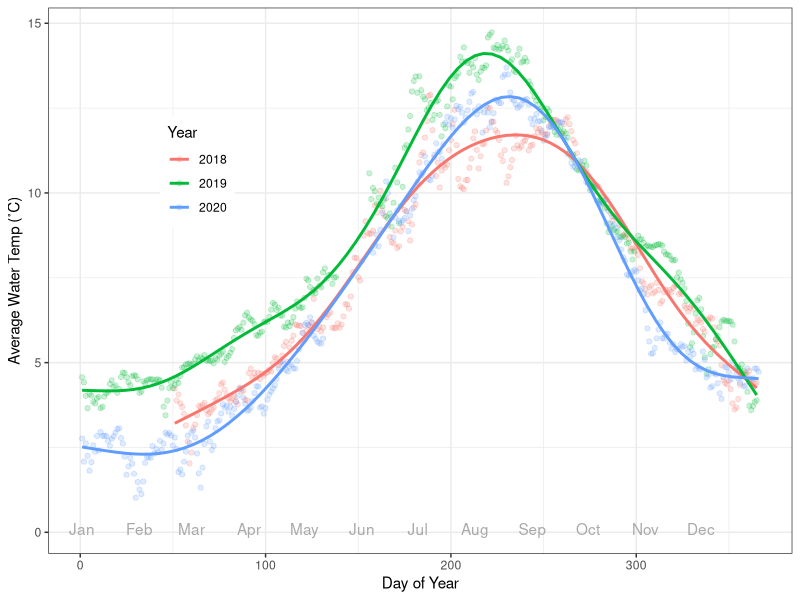
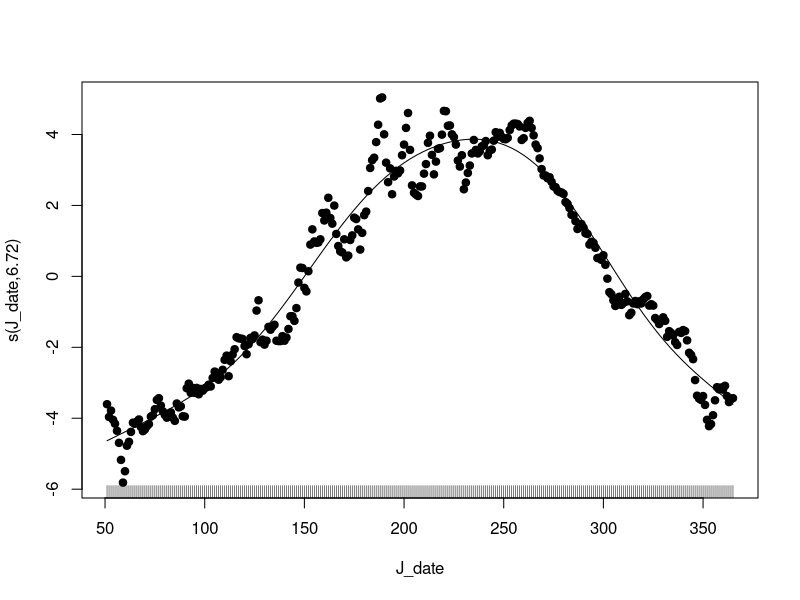
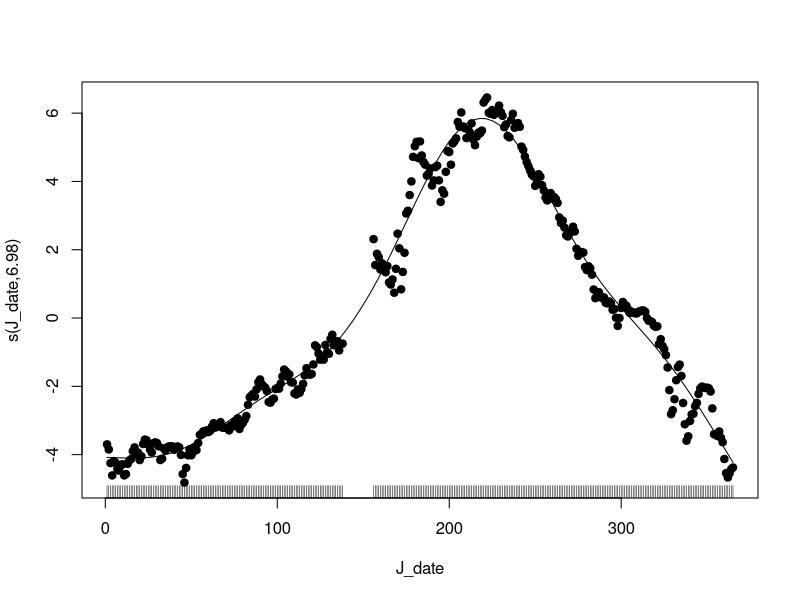
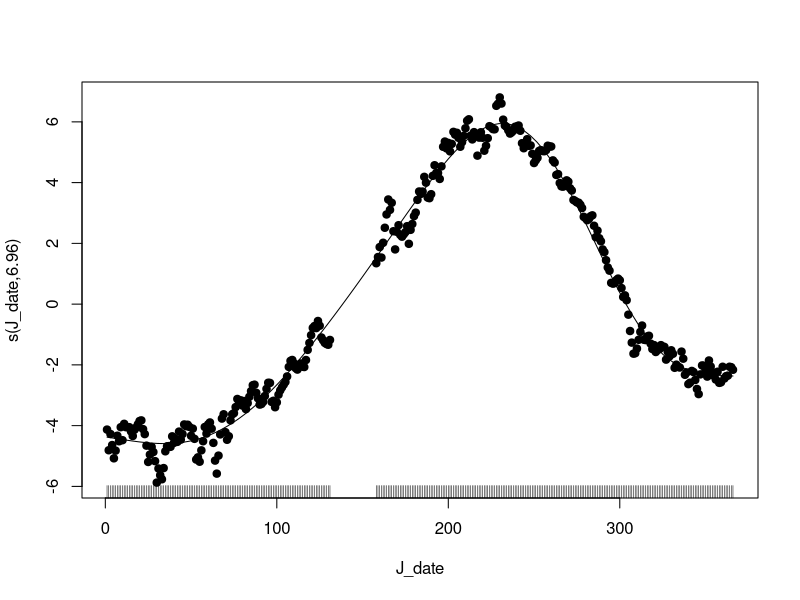
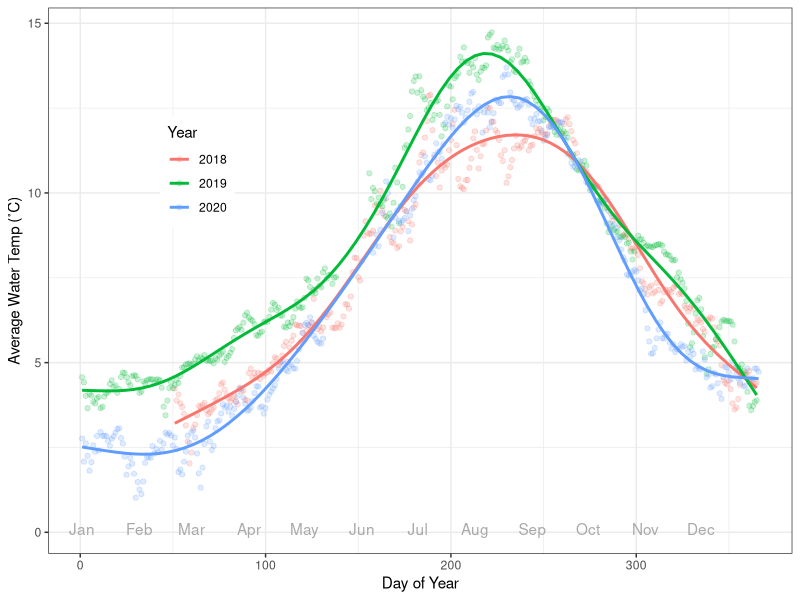
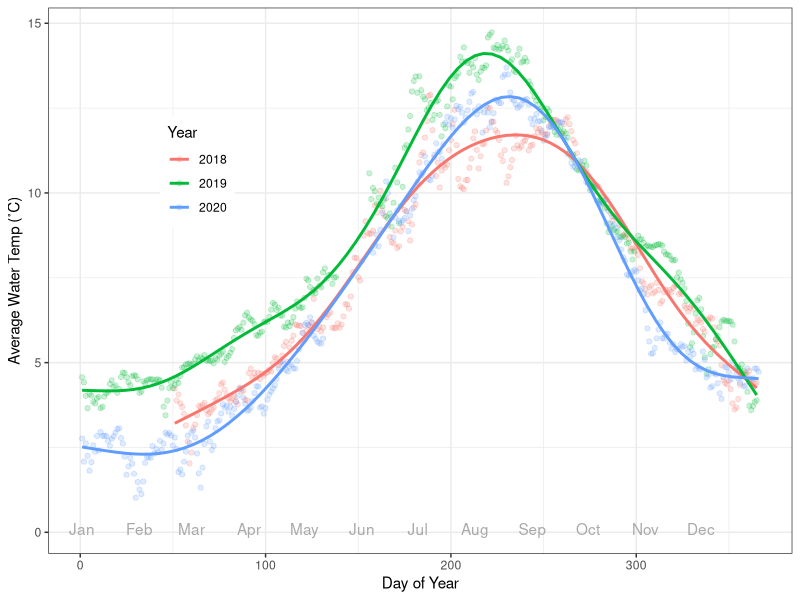

Here is the R script that generated these plots, in order:
# This is the data import script for ocean temp in cook bay

library(tidyverse)
library(lubridate)

# Read in the data and rename any columns that need renaming
cooktemp <- read_csv("data/DailyTempAvg1.csv")
head(cooktemp)

cooktemp <- cooktemp %>%
  rename("Avg_Temp" = "Avg Temp")

head(cooktemp)
tail(cooktemp)

##can see that last rows are all NA. Must remove these last 3 rows
cooktemp <-filter(cooktemp, !is.na(year))


tail(cooktemp) #you can see it worked 

#need to remove years 2021
cooktemp<-filter(cooktemp,year=="2018"|year=="2019" | year == "2020") # year %in% c("2018", "2019", "2020")
distinct(cooktemp, year)


#want to plot Avg Temp by date with year dif color
cooktemp <- cooktemp %>%
  mutate(year_fac = as.factor(year))

cooktemp <- cooktemp %>%
  mutate(Avg_Temp = as.numeric(Avg_Temp))

str(cooktemp)

tempPlot <- ggplot(cooktemp, aes(J_date, Avg_Temp, color = year_fac)) +
  geom_point(alpha = 0.2) +
  theme_bw() +
  labs(x = "Day of Year", y = "Average Water Temp (˚C)") +
  theme(legend.position = c(0.2,0.7))+
  scale_colour_discrete(name = "Year") +
  geom_smooth(method = "gam", formula = y ~ s(x, k = 8), se = F) +
  annotate("text", x = c(1,32,60,91, 121, 152, 182, 213, 244, 274, 305, 335), y = rep(0.1, times=12), label = c("Jan", "Feb", "Mar", "Apr", "May", "Jun", "Jul", "Aug", "Sep", "Oct", "Nov", "Dec"), color="dark grey")

tempPlot

ggsave("./figs/Cook_Bay_Temp1.png", width = 6, height = 4, units = 'in')
ggsave("./figs/Figure_2.png", width = 6, height = 4, units = 'in')



# fit gam to predict maximum, etc. 
drop <- is.na(cooktemp$Avg_Temp)
cooktemp <- cooktemp[!drop,]

# check
sum(is.na(cooktemp$Avg_Temp))

mod_2018 <- mgcv::gam(Avg_Temp ~ s(J_date, k = 8), data = filter(cooktemp, year_fac == 2018))

plot(mod_2018, resid = T, pch = 19, se = F)

max(predict(mod_2018, se.fit = F))
## 2019
mod_2019 <- mgcv::gam(Avg_Temp ~ s(J_date, k = 8), data = filter(cooktemp, year_fac == 2019))

plot(mod_2019, resid = T, pch = 19, se = F)

max(predict(mod_2019, se.fit = F))

## 2020
mod_2020 <- mgcv::gam(Avg_Temp ~ s(J_date, k = 8), data = filter(cooktemp, year_fac == 2020))

plot(mod_2020, resid = T, pch = 19, se = F)

max(predict(mod_2020, se.fit = F))

##Mike make plot better by only showing curve and not datapoints?
##Mike test if years different in cooktemp?